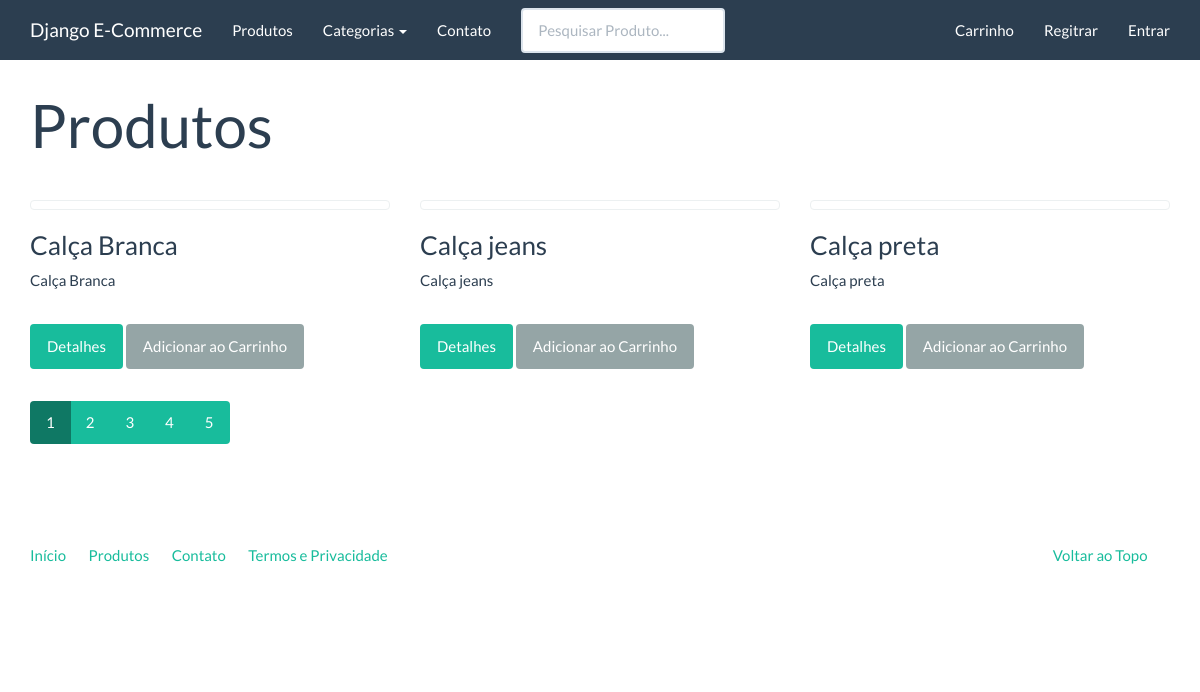
The app's page /produtos/, older data.
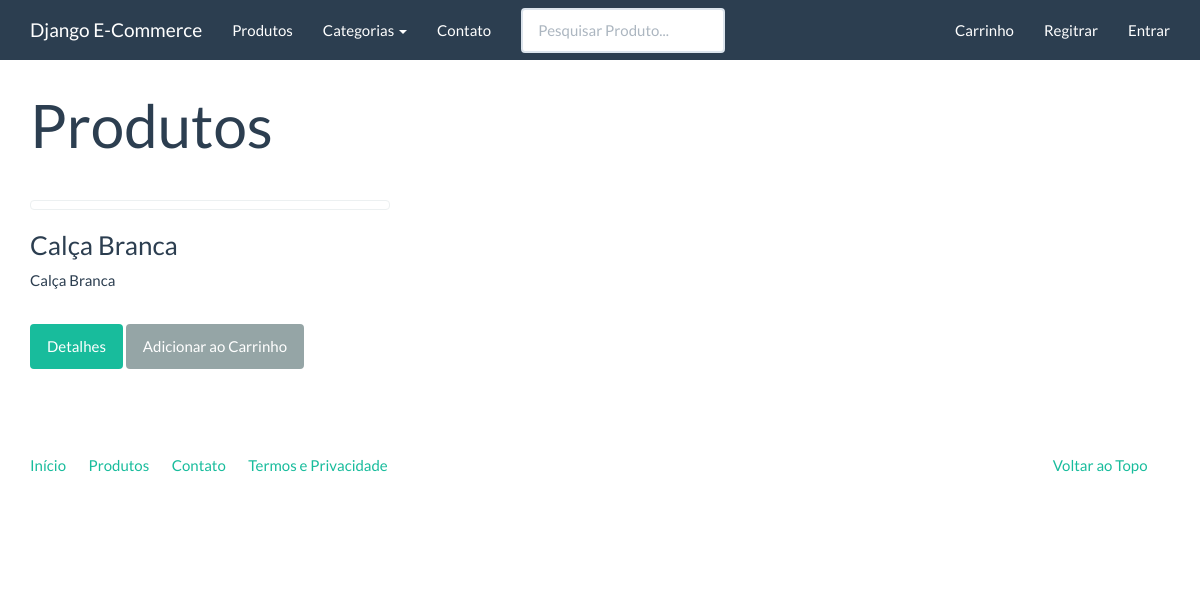
The same page, newer data.
### catalog/models.py (models this page shows)
class Product(models.Model):
    id = models.AutoField('Código', primary_key=True)
    name = models.CharField("Nome", max_length=100, blank=False, null=False, unique=True, help_text="Obrigatório. Nome do Produto, de maior destaque na página.")
    slug = models.SlugField('Identificador', max_length=100, help_text="Não alterar esse campo.")
    category = models.ForeignKey('catalog.Category', related_name='category', verbose_name="Categoria", on_delete=models.CASCADE, null=True, blank=False, help_text="Determine uma categoria para o produto.")
    subcategory = models.ForeignKey('catalog.Subcategory', verbose_name="Subcategoria", on_delete=models.CASCADE, null=True, blank=False, help_text="Determine uma subcategoria para o produto.")
    description = models.TextField('Descrição', blank=False, null=False, max_length=85, help_text="Obrigatório. Uma descrição breve do Produto. Max. 85 caracteres.")
    description_big = models.TextField('Descrição Detalhada', blank=True, null=True, max_length=800, help_text="Opcional. Uma descrição longa do Produto. Max. 800 caracteres.")
    price = models.DecimalField("Preço", decimal_places=2, max_digits=8, help_text="Obrigatório. Determine um preço para o Produto.")
    created = models.DateTimeField('Criado em', auto_now_add=True)
    modified = models.DateTimeField('Modificado em', auto_now=True)
    start_date = models.DateTimeField('Data de Exibição', null=True, blank=True, help_text="Opcional, defina uma data futura, para que o Produto seja exibido somente a partir dela.")
    end_date = models.DateTimeField('Data de Expiração', null=True, blank=True, help_text="Opcional, defina uma data futura, para que o Produto deixe de ser exibido a partir dela.")
    author = models.ForeignKey(settings.AUTH_USER_MODEL, verbose_name="Criado por",related_name="criado_por", on_delete=models.CASCADE,)
    is_active = models.BooleanField("Ativo", default=True, help_text="Determina se esse Produto deve ser tratado como ativo. Desmarque isso em vez de excluir produtos.")
    spotlight = models.BooleanField("Destaque", default=False, help_text="Determina se esse Produto deve ser tratado como Destaque. Geralmente produtos em destaque possuem promoções.")
    class Meta:
        verbose_name = 'Produto'
        verbose_name_plural = "Produtos"
        ordering = ['name']
    def __str__(self):
        return self.name
    def get_absolute_url(self):
        return reverse('catalog:product', kwargs={'slug': self.slug})

### catalog/views.py (the view)
class ProductListView(generic.ListView):
    template_name = "catalog/product_list.html"
    context_object_name = 'product_list'
    paginate_by = 3
    def get_queryset(self):
        queryset = Product.objects.filter(is_active=True)
        q = self.request.GET.get('q', '')
        if q:
            if queryset.filter(models.Q(pk__iexact=q)):
                return queryset.filter(models.Q(pk__iexact=q))
            else:
                return watson.filter(queryset, q)
        return queryset

### catalog/context_processors.py (called while the page is built)
def categories(request):
    return {
        'categories': Category.objects.all()
    }

### catalog/models.py (called while the page is built)
    def __str__(self):
        return f'{self.name}'

    def get_absolute_url(self):
        return reverse('catalog:category', kwargs={'slug': self.slug})

### core/templatetags/pagination.py (called while the page is built)
@register.inclusion_tag('pagination.html')
def pagination(request, paginator, page_obj):
    context = {}
    context['paginator'] = paginator
    context['request'] = request
    context['page_obj'] = page_obj
    getvars = request.GET.copy()
    if 'page' in getvars:
        del getvars['page']
    if len(getvars) > 0:
        context['getvars'] = f'&{getvars.urlencode()}'
    else:
        context['getvars'] = ''
    return context

### catalog/templates/catalog/product_list.html (shortened to what this page needs)
{% extends "base.html" %}
{% load pagination %}
{% block container %}
<div class="page-header">
    <h1>Produtos</h1>
</div>
<div class="row">
    {% for product in product_list %}
    {% include 'catalog/_product.html' %}
    {% endfor %}
</div>
{% pagination request paginator page_obj %}
{% endblock %}

### catalog/templates/catalog/_product.html (shortened to what this page needs)
{% load thumbnail %}
<div class="col-sm-6 col-md-4">
        <a class='thumbnail' href="{{ product.get_absolute_url }}">
        </a>
        <div class="caption">
            <h3>{{ product }}</h3>
            {{ product.description|linebreaks }}
            <p>
                <a href="{{ product.get_absolute_url }}" class="btn btn-success" role="button">Detalhes</a>
                <a href="{% url 'checkout:create_cart_item' product.slug %}" class="btn btn-default cart-item-add" role="button">Adicionar ao Carrinho</a>
            </p>
        </div>
</div>

Row changes from the older to the newer data that the page shows:
removed Product: name "Calça jeans", description "Calça jeans"
removed Product: name "Calça preta", description "Calça preta"
Text that changed along with them:
list line gone: "1"
list line gone: "2"
list line gone: "3"
list line gone: "4"
list line gone: "5"
